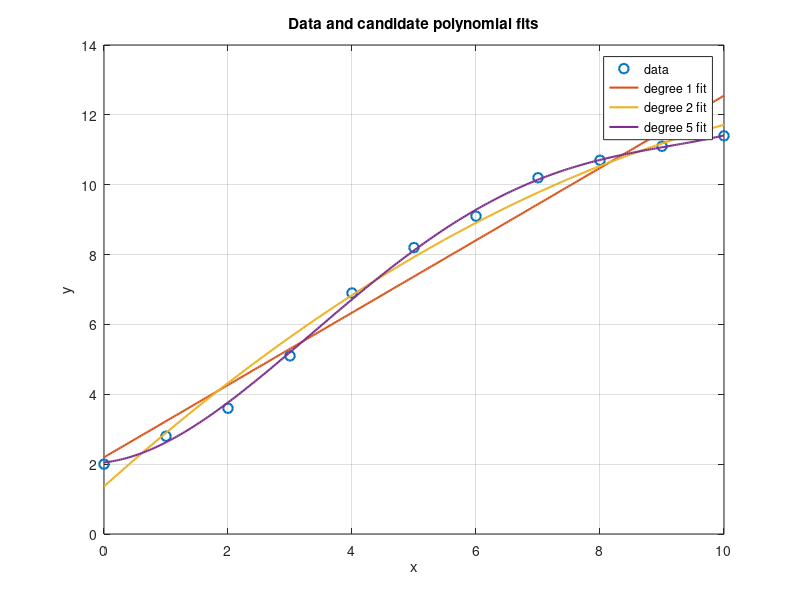
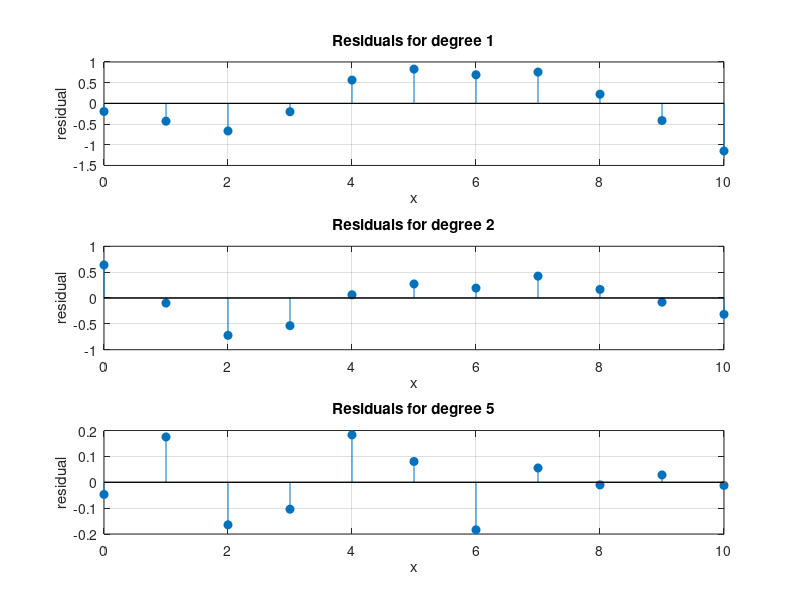

These figures' MATLAB source, in order: (Note: this script raises an error after producing the figures.)
% MATH 346 - Week 3
% Possible worked solution - compare only after attempting the starter.
% Other correct implementations are possible.
% Compare polynomial fits with residual checks

clear; clc; close all;

x = [0 1 2 3 4 5 6 7 8 9 10];
y = [2.0 2.8 3.6 5.1 6.9 8.2 9.1 10.2 10.7 11.1 11.4];

degrees = [1 2 5];
x_fine = linspace(min(x), max(x), 300);

rmse_values = zeros(size(degrees));
residual_store = zeros(numel(degrees), numel(x));
legend_entries = {"data"};

figure;
plot(x, y, "o", "MarkerSize", 7, "LineWidth", 1.5);
hold on;

for k = 1:numel(degrees)
    degree = degrees(k);
    p = polyfit(x, y, degree);

    yhat = polyval(p, x);
    residuals = y - yhat;
    rmse_values(k) = sqrt(mean(residuals.^2));
    residual_store(k, :) = residuals;

    y_fine = polyval(p, x_fine);
    plot(x_fine, y_fine, "LineWidth", 1.5);
    legend_entries{end + 1} = sprintf("degree %d fit", degree);
end

hold off;
grid on;
xlabel("x");
ylabel("y");
title("Data and candidate polynomial fits");
legend(legend_entries, "Location", "best");

figure;
for k = 1:numel(degrees)
    subplot(numel(degrees), 1, k);
    stem(x, residual_store(k, :), "filled");
    hold on;
    plot([min(x), max(x)], [0, 0], "k-");
    hold off;
    grid on;
    xlabel("x");
    ylabel("residual");
    title(sprintf("Residuals for degree %d", degrees(k)));
end

rmse_table = table(degrees(:), rmse_values(:), ...
    'VariableNames', {'Degree', 'RMSE'});

disp(rmse_table);

fprintf("Smallest RMSE is not the only model-selection rule.\n");
fprintf("Use the residual plots and the purpose of the model too.\n");
